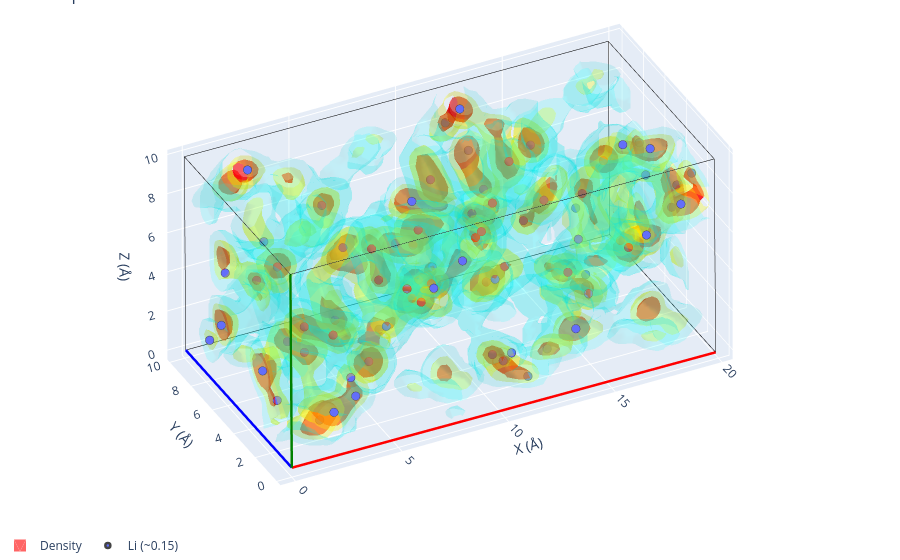

Source (notebook cell):
### Markdown cell above
Still P1 up to 1&nbsp;&#197;, whatever the number of sites. The density-derived lithium
sites of this short run scatter too far from their ideal Wyckoff positions to be mapped onto
each other. The lithium density with the sites found at `background_level=0.2`:

### Code cell
sites = cr_li.mobile_sites(background_level=background_level)

# Label by element only, so the plot does not give every occupancy its own colour.
for site in sites:
    site.label = 'Li'

vol = diff_trajectory.to_volume(resolution=resolution)
vol.plot_3d(structure=sites)

### Figure 1 — Plotly figure (JSON) as saved in the notebook; plotly's stock layout.template omitted (floating-point values rounded to 4 significant figures; data arrays with more than 128 entries replaced by an {"elided": "..."} marker saying what was removed)
{"data": [{"line": {"color": "red", "width": 5}, "mode": "lines", "showlegend": false, "type": "scatter3d", "x": [0, 19.87], "y": [0, 0.006208], "z": [0, -0.1473]}, {"line": {"color": "blue", "width": 5}, "mode": "lines", "showlegend": false, "type": "scatter3d", "x": [0, 0.005318], "y": [0, 9.919], "z": [0, -0.02126]}, {"line": {"color": "green", "width": 5}, "mode": "lines", "showlegend": false, "type": "scatter3d", "x": [0, -0.07517], "y": [0, -0.01577], "z": [0, 9.916]}, {"line": {"color": "black", "width": 1}, "mode": "lines", "showlegend": false, "type": "scatter3d", "x": [19.87, 19.88], "y": [0.006208, 9.926], "z": [-0.1473, -0.1686]}, {"line": {"color": "black", "width": 1}, "mode": "lines", "showlegend": false, "type": "scatter3d", "x": [19.87, 19.8], "y": [0.006208, -0.009559], "z": [-0.1473, 9.769]}, {"line": {"color": "black", "width": 1}, "mode": "lines", "showlegend": false, "type": "scatter3d", "x": [0.005318, 19.88], "y": [9.919, 9.926], "z": [-0.02126, -0.1686]}, {"line": {"color": "black", "width": 1}, "mode": "lines", "showlegend": false, "type": "scatter3d", "x": [0.005318, -0.06986], "y": [9.919, 9.904], "z": [-0.02126, 9.895]}, {"line": {"color": "black", "width": 1}, "mode": "lines", "showlegend": false, "type": "scatter3d", "x": [-0.07517, 19.8], "y": [-0.01577, -0.009559], "z": [9.916, 9.769]}, {"line": {"color": "black", "width": 1}, "mode": "lines", "showlegend": false, "type": "scatter3d", "x": [-0.07517, -0.06986], "y": [-0.01577, 9.904], "z": [9.916, 9.895]}, {"line": {"color": "black", "width": 1}, "mode": "lines", "showlegend": false, "type": "scatter3d", "x": [19.8, -0.06986], "y": [9.91, 9.904], "z": [9.748, 9.895]}, {"line": {"color": "black", "width": 1}, "mode": "lines", "showlegend": false, "type": "scatter3d", "x": [19.8, 19.8], "y": [9.91, -0.009559], "z": [9.748, 9.769]}, {"line": {"color": "black", "width": 1}, "mode": "lines", "showlegend": false, "type": "scatter3d", "x": [19.8, 19.88], "y": [9.91, 9.926], "z": [9.748, -0.1686]}, {"color": "red", "i": {"elided": "7530 int values"}, "j": {"elided": "7530 int values"}, "k": {"elided": "7530 int values"}, "legendgroup": "density", "name": "Density", "opacity": 0.6, "showlegend": true, "type": "mesh3d", "x": {"elided": "4154 float values"}, "y": {"elided": "4154 float values"}, "z": {"elided": "4154 float values"}}, {"color": "yellow", "i": {"elided": "20058 int values"}, "j": {"elided": "20058 int values"}, "k": {"elided": "20058 int values"}, "legendgroup": "density", "name": "Density", "opacity": 0.3, "showlegend": false, "type": "mesh3d", "x": {"elided": "10649 float values"}, "y": {"elided": "10649 float values"}, "z": {"elided": "10649 float values"}}, {"color": "cyan", "i": {"elided": "39198 int values"}, "j": {"elided": "39198 int values"}, "k": {"elided": "39198 int values"}, "legendgroup": "density", "name": "Density", "opacity": 0.15, "showlegend": false, "type": "mesh3d", "x": {"elided": "20508 float values"}, "y": {"elided": "20508 float values"}, "z": {"elided": "20508 float values"}}, {"line": {"color": "red", "width": 5}, "mode": "lines", "showlegend": false, "type": "scatter3d", "x": [0, 19.87], "y": [0, 0.006208], "z": [0, -0.1473]}, {"line": {"color": "blue", "width": 5}, "mode": "lines", "showlegend": false, "type": "scatter3d", "x": [0, 0.005318], "y": [0, 9.919], "z": [0, -0.02126]}, {"line": {"color": "green", "width": 5}, "mode": "lines", "showlegend": false, "type": "scatter3d", "x": [0, -0.07517], "y": [0, -0.01577], "z": [0, 9.916]}, {"line": {"color": "black", "width": 1}, "mode": "lines", "showlegend": false, "type": "scatter3d", "x": [19.87, 19.88], "y": [0.006208, 9.926], "z": [-0.1473, -0.1686]}, {"line": {"color": "black", "width": 1}, "mode": "lines", "showlegend": false, "type": "scatter3d", "x": [19.87, 19.8], "y": [0.006208, -0.009559], "z": [-0.1473, 9.769]}, {"line": {"color": "black", "width": 1}, "mode": "lines", "showlegend": false, "type": "scatter3d", "x": [0.005318, 19.88], "y": [9.919, 9.926], "z": [-0.02126, -0.1686]}, {"line": {"color": "black", "width": 1}, "mode": "lines", "showlegend": false, "type": "scatter3d", "x": [0.005318, -0.06986], "y": [9.919, 9.904], "z": [-0.02126, 9.895]}, {"line": {"color": "black", "width": 1}, "mode": "lines", "showlegend": false, "type": "scatter3d", "x": [-0.07517, 19.8], "y": [-0.01577, -0.009559], "z": [9.916, 9.769]}, {"line": {"color": "black", "width": 1}, "mode": "lines", "showlegend": false, "type": "scatter3d", "x": [-0.07517, -0.06986], "y": [-0.01577, 9.904], "z": [9.916, 9.895]}, {"line": {"color": "black", "width": 1}, "mode": "lines", "showlegend": false, "type": "scatter3d", "x": [19.8, -0.06986], "y": [9.91, 9.904], "z": [9.748, 9.895]}, {"line": {"color": "black", "width": 1}, "mode": "lines", "showlegend": false, "type": "scatter3d", "x": [19.8, 19.8], "y": [9.91, -0.009559], "z": [9.748, 9.769]}, {"line": {"color": "black", "width": 1}, "mode": "lines", "showlegend": false, "type": "scatter3d", "x": [19.8, 19.88], "y": [9.91, 9.926], "z": [9.748, -0.1686]}, {"hovertemplate": "%{hovertext}<extra></extra>", "hovertext": ["Li<br>occupancy: 0.05"], "legendgroup": "Li", "marker": {"color": "#636EFA", "line": {"width": 2.5}, "size": 5}, "mode": "markers", "name": "Li (~0.15)", "showlegend": true, "type": "scatter3d", "x": [11.09], "y": [2.357], "z": [0.664]}, {"hovertemplate": "%{hovertext}<extra></extra>", "hovertext": ["Li<br>occupancy: 0.02"], "legendgroup": "Li", "marker": {"color": "#636EFA", "line": {"width": 2.5}, "size": 5}, "mode": "markers", "name": "Li (~0.15)", "showlegend": false, "type": "scatter3d", "x": [11.89], "y": [1.657], "z": [0.05853]}, {"hovertemplate": "%{hovertext}<extra></extra>", "hovertext": ["Li<br>occupancy: 0.14"], "legendgroup": "Li", "marker": {"color": "#636EFA", "line": {"width": 2.5}, "size": 5}, "mode": "markers", "name": "Li (~0.15)", "showlegend": false, "type": "scatter3d", "x": [10.33], "y": [1.854], "z": [1.522]}, {"hovertemplate": "%{hovertext}<extra></extra>", "hovertext": ["Li<br>occupancy: 0.02"], "legendgroup": "Li", "marker": {"color": "#636EFA", "line": {"width": 2.5}, "size": 5}, "mode": "markers", "name": "Li (~0.15)", "showlegend": false, "type": "scatter3d", "x": [10.67], "y": [0.7512], "z": [2.173]}, {"hovertemplate": "%{hovertext}<extra></extra>", "hovertext": ["Li<br>occupancy: 0.03"], "legendgroup": "Li", "marker": {"color": "#636EFA", "line": {"width": 2.5}, "size": 5}, "mode": "markers", "name": "Li (~0.15)", "showlegend": false, "type": "scatter3d", "x": [13.55], "y": [3.16], "z": [0.04303]}, {"hovertemplate": "%{hovertext}<extra></extra>", "hovertext": ["Li<br>occupancy: 0.18"], "legendgroup": "Li", "marker": {"color": "#636EFA", "line": {"width": 2.5}, "size": 5}, "mode": "markers", "name": "Li (~0.15)", "showlegend": false, "type": "scatter3d", "x": [2.24], "y": [4.889], "z": [2.794]}, {"hovertemplate": "%{hovertext}<extra></extra>", "hovertext": ["Li<br>occupancy: 0.14"], "legendgroup": "Li", "marker": {"color": "#636EFA", "line": {"width": 2.5}, "size": 5}, "mode": "markers", "name": "Li (~0.15)", "showlegend": false, "type": "scatter3d", "x": [2.998], "y": [4.807], "z": [2.071]}, {"hovertemplate": "%{hovertext}<extra></extra>", "hovertext": ["Li<br>occupancy: 0.42"], "legendgroup": "Li", "marker": {"color": "#636EFA", "line": {"width": 2.5}, "size": 5}, "mode": "markers", "name": "Li (~0.15)", "showlegend": false, "type": "scatter3d", "x": [0.2362], "y": [3.205], "z": [2.934]}, {"hovertemplate": "%{hovertext}<extra></extra>", "hovertext": ["Li<br>occupancy: 0.02"], "legendgroup": "Li", "marker": {"color": "#636EFA", "line": {"width": 2.5}, "size": 5}, "mode": "markers", "name": "Li (~0.15)", "showlegend": false, "type": "scatter3d", "x": [0.4381], "y": [2.251], "z": [1.945]}, {"hovertemplate": "%{hovertext}<extra></extra>", "hovertext": ["Li<br>occupancy: 0.02"], "legendgroup": "Li", "marker": {"color": "#636EFA", "line": {"width": 2.5}, "size": 5}, "mode": "markers", "name": "Li (~0.15)", "showlegend": false, "type": "scatter3d", "x": [16.94], "y": [2.845], "z": [9.634]}, {"hovertemplate": "%{hovertext}<extra></extra>", "hovertext": ["Li<br>occupancy: 0.19"], "legendgroup": "Li", "marker": {"color": "#636EFA", "line": {"width": 2.5}, "size": 5}, "mode": "markers", "name": "Li (~0.15)", "showlegend": false, "type": "scatter3d", "x": [17.87], "y": [2.154], "z": [9.568]}, {"hovertemplate": "%{hovertext}<extra></extra>", "hovertext": ["Li<br>occupancy: 0.20"], "legendgroup": "Li", "marker": {"color": "#636EFA", "line": {"width": 2.5}, "size": 5}, "mode": "markers", "name": "Li (~0.15)", "showlegend": false, "type": "scatter3d", "x": [0.1308], "y": [6.859], "z": [3.073]}, {"hovertemplate": "%{hovertext}<extra></extra>", "hovertext": ["Li<br>occupancy: 0.02"], "legendgroup": "Li", "marker": {"color": "#636EFA", "line": {"width": 2.5}, "size": 5}, "mode": "markers", "name": "Li (~0.15)", "showlegend": false, "type": "scatter3d", "x": [0.1423], "y": [7.963], "z": [1.635]}, {"hovertemplate": "%{hovertext}<extra></extra>", "hovertext": ["Li<br>occupancy: 0.04"], "legendgroup": "Li", "marker": {"color": "#636EFA", "line": {"width": 2.5}, "size": 5}, "mode": "markers", "name": "Li (~0.15)", "showlegend": false, "type": "scatter3d", "x": [2.985], "y": [0.4463], "z": [3.432]}, {"hovertemplate": "%{hovertext}<extra></extra>", "hovertext": ["Li<br>occupancy: 0.04"], "legendgroup": "Li", "marker": {"color": "#636EFA", "line": {"width": 2.5}, "size": 5}, "mode": "markers", "name": "Li (~0.15)", "showlegend": false, "type": "scatter3d", "x": [3.142], "y": [0.2975], "z": [2.53]}, {"hovertemplate": "%{hovertext}<extra></extra>", "hovertext": ["Li<br>occupancy: 0.21"], "legendgroup": "Li", "marker": {"color": "#636EFA", "line": {"width": 2.5}, "size": 5}, "mode": "markers", "name": "Li (~0.15)", "showlegend": false, "type": "scatter3d", "x": [2.092], "y": [0.2378], "z": [2.057]}, {"hovertemplate": "%{hovertext}<extra></extra>", "hovertext": ["Li<br>occupancy: 0.21"], "legendgroup": "Li", "marker": {"color": "#636EFA", "line": {"width": 2.5}, "size": 5}, "mode": "markers", "name": "Li (~0.15)", "showlegend": false, "type": "scatter3d", "x": [2.09], "y": [3.016], "z": [4.736]}, {"hovertemplate": "%{hovertext}<extra></extra>", "hovertext": ["Li<br>occupancy: 0.30"], "legendgroup": "Li", "marker": {"color": "#636EFA", "line": {"width": 2.5}, "size": 5}, "mode": "markers", "name": "Li (~0.15)", "showlegend": false, "type": "scatter3d", "x": [2.963], "y": [2.057], "z": [4.631]}, {"hovertemplate": "%{hovertext}<extra></extra>", "hovertext": ["Li<br>occupancy: 0.02"], "legendgroup": "Li", "marker": {"color": "#636EFA", "line": {"width": 2.5}, "size": 5}, "mode": "markers", "name": "Li (~0.15)", "showlegend": false, "type": "scatter3d", "x": [0.4133], "y": [7.055], "z": [5.541]}, {"hovertemplate": "%{hovertext}<extra></extra>", "hovertext": ["Li<br>occupancy: 0.11"], "legendgroup": "Li", "marker": {"color": "#636EFA", "line": {"width": 2.5}, "size": 5}, "mode": "markers", "name": "Li (~0.15)", "showlegend": false, "type": "scatter3d", "x": [19.73], "y": [6.859], "z": [6.449]}, {"hovertemplate": "%{hovertext}<extra></extra>", "hovertext": ["Li<br>occupancy: 0.08"], "legendgroup": "Li", "marker": {"color": "#636EFA", "line": {"width": 2.5}, "size": 5}, "mode": "markers", "name": "Li (~0.15)", "showlegend": false, "type": "scatter3d", "x": [1.849], "y": [6.982], "z": [4.779]}, {"hovertemplate": "%{hovertext}<extra></extra>", "hovertext": ["Li<br>occupancy: 0.02"], "legendgroup": "Li", "marker": {"color": "#636EFA", "line": {"width": 2.5}, "size": 5}, "mode": "markers", "name": "Li (~0.15)", "showlegend": false, "type": "scatter3d", "x": [3.127], "y": [8.86], "z": [5.216]}, {"hovertemplate": "%{hovertext}<extra></extra>", "hovertext": ["Li<br>occupancy: 0.25"], "legendgroup": "Li", "marker": {"color": "#636EFA", "line": {"width": 2.5}, "size": 5}, "mode": "markers", "name": "Li (~0.15)", "showlegend": false, "type": "scatter3d", "x": [16.86], "y": [9.906], "z": [2.9]}, {"hovertemplate": "%{hovertext}<extra></extra>", "hovertext": ["Li<br>occupancy: 0.02"], "legendgroup": "Li", "marker": {"color": "#636EFA", "line": {"width": 2.5}, "size": 5}, "mode": "markers", "name": "Li (~0.15)", "showlegend": false, "type": "scatter3d", "x": [18.21], "y": [9.772], "z": [1.797]}, {"hovertemplate": "%{hovertext}<extra></extra>", "hovertext": ["Li<br>occupancy: 0.03"], "legendgroup": "Li", "marker": {"color": "#636EFA", "line": {"width": 2.5}, "size": 5}, "mode": "markers", "name": "Li (~0.15)", "showlegend": false, "type": "scatter3d", "x": [17.01], "y": [6.467], "z": [0.1605]}, {"hovertemplate": "%{hovertext}<extra></extra>", "hovertext": ["Li<br>occupancy: 0.03"], "legendgroup": "Li", "marker": {"color": "#636EFA", "line": {"width": 2.5}, "size": 5}, "mode": "markers", "name": "Li (~0.15)", "showlegend": false, "type": "scatter3d", "x": [17.62], "y": [7.671], "z": [-0.147]}, {"hovertemplate": "%{hovertext}<extra></extra>", "hovertext": ["Li<br>occupancy: 0.07"], "legendgroup": "Li", "marker": {"color": "#636EFA", "line": {"width": 2.5}, "size": 5}, "mode": "markers", "name": "Li (~0.15)", "showlegend": false, "type": "scatter3d", "x": [14.96], "y": [8.191], "z": [3.102]}, {"hovertemplate": "%{hovertext}<extra></extra>", "hovertext": ["Li<br>occupancy: 0.10"], "legendgroup": "Li", "marker": {"color": "#636EFA", "line": {"width": 2.5}, "size": 5}, "mode": "markers", "name": "Li (~0.15)", "showlegend": false, "type": "scatter3d", "x": [15.72], "y": [7.783], "z": [4.164]}, {"hovertemplate": "%{hovertext}<extra></extra>", "hovertext": ["Li<br>occupancy: 0.06"], "legendgroup": "Li", "marker": {"color": "#636EFA", "line": {"width": 2.5}, "size": 5}, "mode": "markers", "name": "Li (~0.15)", "showlegend": false, "type": "scatter3d", "x": [15.27], "y": [6.314], "z": [1.751]}, {"hovertemplate": "%{hovertext}<extra></extra>", "hovertext": ["Li<br>occupancy: 0.32"], "legendgroup": "Li", "marker": {"color": "#636EFA", "line": {"width": 2.5}, "size": 5}, "mode": "markers", "name": "Li (~0.15)", "showlegend": false, "type": "scatter3d", "x": [13.33], "y": [0.03387], "z": [3.033]}, {"hovertemplate": "%{hovertext}<extra></extra>", "hovertext": ["Li<br>occupancy: 0.20"], "legendgroup": "Li", "marker": {"color": "#636EFA", "line": {"width": 2.5}, "size": 5}, "mode": "markers", "name": "Li (~0.15)", "showlegend": false, "type": "scatter3d", "x": [16.69], "y": [0.1446], "z": [6.737]}, {"hovertemplate": "%{hovertext}<extra></extra>", "hovertext": ["Li<br>occupancy: 0.13"], "legendgroup": "Li", "marker": {"color": "#636EFA", "line": {"width": 2.5}, "size": 5}, "mode": "markers", "name": "Li (~0.15)", "showlegend": false, "type": "scatter3d", "x": [18.41], "y": [0.344], "z": [7.675]}, {"hovertemplate": "%{hovertext}<extra></extra>", "hovertext": ["Li<br>occupancy: 0.11"], "legendgroup": "Li", "marker": {"color": "#636EFA", "line": {"width": 2.5}, "size": 5}, "mode": "markers", "name": "Li (~0.15)", "showlegend": false, "type": "scatter3d", "x": [19.28], "y": [2.953], "z": [5.66]}, {"hovertemplate": "%{hovertext}<extra></extra>", "hovertext": ["Li<br>occupancy: 0.22"], "legendgroup": "Li", "marker": {"color": "#636EFA", "line": {"width": 2.5}, "size": 5}, "mode": "markers", "name": "Li (~0.15)", "showlegend": false, "type": "scatter3d", "x": [19.64], "y": [3.182], "z": [6.548]}, {"hovertemplate": "%{hovertext}<extra></extra>", "hovertext": ["Li<br>occupancy: 0.02"], "legendgroup": "Li", "marker": {"color": "#636EFA", "line": {"width": 2.5}, "size": 5}, "mode": "markers", "name": "Li (~0.15)", "showlegend": false, "type": "scatter3d", "x": [18.77], "y": [4.354], "z": [6.612]}, {"hovertemplate": "%{hovertext}<extra></extra>", "hovertext": ["Li<br>occupancy: 0.07"], "legendgroup": "Li", "marker": {"color": "#636EFA", "line": {"width": 2.5}, "size": 5}, "mode": "markers", "name": "Li (~0.15)", "showlegend": false, "type": "scatter3d", "x": [19.76], "y": [2.048], "z": [7.812]}, {"hovertemplate": "%{hovertext}<extra></extra>", "hovertext": ["Li<br>occupancy: 0.31"], "legendgroup": "Li", "marker": {"color": "#636EFA", "line": {"width": 2.5}, "size": 5}, "mode": "markers", "name": "Li (~0.15)", "showlegend": false, "type": "scatter3d", "x": [16.96], "y": [4.698], "z": [7.688]}, {"hovertemplate": "%{hovertext}<extra></extra>", "hovertext": ["Li<br>occupancy: 0.07"], "legendgroup": "Li", "marker": {"color": "#636EFA", "line": {"width": 2.5}, "size": 5}, "mode": "markers", "name": "Li (~0.15)", "showlegend": false, "type": "scatter3d", "x": [12.0], "y": [5.178], "z": [6.736]}, {"hovertemplate": "%{hovertext}<extra></extra>", "hovertext": ["Li<br>occupancy: 0.17"], "legendgroup": "Li", "marker": {"color": "#636EFA", "line": {"width": 2.5}, "size": 5}, "mode": "markers", "name": "Li (~0.15)", "showlegend": false, "type": "scatter3d", "x": [12.89], "y": [5.401], "z": [8.456]}, {"hovertemplate": "%{hovertext}<extra></extra>", "hovertext": ["Li<br>occupancy: 0.18"], "legendgroup": "Li", "marker": {"color": "#636EFA", "line": {"width": 2.5}, "size": 5}, "mode": "markers", "name": "Li (~0.15)", "showlegend": false, "type": "scatter3d", "x": [14.0], "y": [2.118], "z": [4.449]}, {"hovertemplate": "%{hovertext}<extra></extra>", "hovertext": ["Li<br>occupancy: 0.03"], "legendgroup": "Li", "marker": {"color": "#636EFA", "line": {"width": 2.5}, "size": 5}, "mode": "markers", "name": "Li (~0.15)", "showlegend": false, "type": "scatter3d", "x": [14.88], "y": [1.953], "z": [3.191]}, {"hovertemplate": "%{hovertext}<extra></extra>", "hovertext": ["Li<br>occupancy: 0.01"], "legendgroup": "Li", "marker": {"color": "#636EFA", "line": {"width": 2.5}, "size": 5}, "mode": "markers", "name": "Li (~0.15)", "showlegend": false, "type": "scatter3d", "x": [14.25], "y": [1.647], "z": [6.351]}, {"hovertemplate": "%{hovertext}<extra></extra>", "hovertext": ["Li<br>occupancy: 0.08"], "legendgroup": "Li", "marker": {"color": "#636EFA", "line": {"width": 2.5}, "size": 5}, "mode": "markers", "name": "Li (~0.15)", "showlegend": false, "type": "scatter3d", "x": [15.15], "y": [3.074], "z": [7.543]}, {"hovertemplate": "%{hovertext}<extra></extra>", "hovertext": ["Li<br>occupancy: 0.05"], "legendgroup": "Li", "marker": {"color": "#636EFA", "line": {"width": 2.5}, "size": 5}, "mode": "markers", "name": "Li (~0.15)", "showlegend": false, "type": "scatter3d", "x": [11.94], "y": [9.459], "z": [8.254]}, {"hovertemplate": "%{hovertext}<extra></extra>", "hovertext": ["Li<br>occupancy: 0.24"], "legendgroup": "Li", "marker": {"color": "#636EFA", "line": {"width": 2.5}, "size": 5}, "mode": "markers", "name": "Li (~0.15)", "showlegend": false, "type": "scatter3d", "x": [12.25], "y": [8.731], "z": [9.305]}, {"hovertemplate": "%{hovertext}<extra></extra>", "hovertext": ["Li<br>occupancy: 0.14"], "legendgroup": "Li", "marker": {"color": "#636EFA", "line": {"width": 2.5}, "size": 5}, "mode": "markers", "name": "Li (~0.15)", "showlegend": false, "type": "scatter3d", "x": [13.15], "y": [8.305], "z": [5.186]}, {"hovertemplate": "%{hovertext}<extra></extra>", "hovertext": ["Li<br>occupancy: 0.19"], "legendgroup": "Li", "marker": {"color": "#636EFA", "line": {"width": 2.5}, "size": 5}, "mode": "markers", "name": "Li (~0.15)", "showlegend": false, "type": "scatter3d", "x": [13.09], "y": [9.596], "z": [6.409]}, {"hovertemplate": "%{hovertext}<extra></extra>", "hovertext": ["Li<br>occupancy: 0.11"], "legendgroup": "Li", "marker": {"color": "#636EFA", "line": {"width": 2.5}, "size": 5}, "mode": "markers", "name": "Li (~0.15)", "showlegend": false, "type": "scatter3d", "x": [11.92], "y": [6.939], "z": [5.155]}, {"hovertemplate": "%{hovertext}<extra></extra>", "hovertext": ["Li<br>occupancy: 0.37"], "legendgroup": "Li", "marker": {"color": "#636EFA", "line": {"width": 2.5}, "size": 5}, "mode": "markers", "name": "Li (~0.15)", "showlegend": false, "type": "scatter3d", "x": [16.76], "y": [1.951], "z": [4.98]}, {"hovertemplate": "%{hovertext}<extra></extra>", "hovertext": ["Li<br>occupancy: 0.25"], "legendgroup": "Li", "marker": {"color": "#636EFA", "line": {"width": 2.5}, "size": 5}, "mode": "markers", "name": "Li (~0.15)", "showlegend": false, "type": "scatter3d", "x": [1.855], "y": [5.059], "z": [6.627]}, {"hovertemplate": "%{hovertext}<extra></extra>", "hovertext": ["Li<br>occupancy: 0.28"], "legendgroup": "Li", "marker": {"color": "#636EFA", "line": {"width": 2.5}, "size": 5}, "mode": "markers", "name": "Li (~0.15)", "showlegend": false, "type": "scatter3d", "x": [7.099], "y": [2.068], "z": [5.051]}, {"hovertemplate": "%{hovertext}<extra></extra>", "hovertext": ["Li<br>occupancy: 0.11"], "legendgroup": "Li", "marker": {"color": "#636EFA", "line": {"width": 2.5}, "size": 5}, "mode": "markers", "name": "Li (~0.15)", "showlegend": false, "type": "scatter3d", "x": [8.143], "y": [3.201], "z": [4.991]}, {"hovertemplate": "%{hovertext}<extra></extra>", "hovertext": ["Li<br>occupancy: 0.35"], "legendgroup": "Li", "marker": {"color": "#636EFA", "line": {"width": 2.5}, "size": 5}, "mode": "markers", "name": "Li (~0.15)", "showlegend": false, "type": "scatter3d", "x": [8.312], "y": [4.771], "z": [6.729]}, {"hovertemplate": "%{hovertext}<extra></extra>", "hovertext": ["Li<br>occupancy: 0.18"], "legendgroup": "Li", "marker": {"color": "#636EFA", "line": {"width": 2.5}, "size": 5}, "mode": "markers", "name": "Li (~0.15)", "showlegend": false, "type": "scatter3d", "x": [9.763], "y": [1.756], "z": [8.037]}, {"hovertemplate": "%{hovertext}<extra></extra>", "hovertext": ["Li<br>occupancy: 0.02"], "legendgroup": "Li", "marker": {"color": "#636EFA", "line": {"width": 2.5}, "size": 5}, "mode": "markers", "name": "Li (~0.15)", "showlegend": false, "type": "scatter3d", "x": [10.04], "y": [2.848], "z": [6.981]}, {"hovertemplate": "%{hovertext}<extra></extra>", "hovertext": ["Li<br>occupancy: 0.06"], "legendgroup": "Li", "marker": {"color": "#636EFA", "line": {"width": 2.5}, "size": 5}, "mode": "markers", "name": "Li (~0.15)", "showlegend": false, "type": "scatter3d", "x": [5.718], "y": [0.6418], "z": [7.017]}, {"hovertemplate": "%{hovertext}<extra></extra>", "hovertext": ["Li<br>occupancy: 0.08"], "legendgroup": "Li", "marker": {"color": "#636EFA", "line": {"width": 2.5}, "size": 5}, "mode": "markers", "name": "Li (~0.15)", "showlegend": false, "type": "scatter3d", "x": [6.797], "y": [0.2916], "z": [6.935]}, {"hovertemplate": "%{hovertext}<extra></extra>", "hovertext": ["Li<br>occupancy: 0.13"], "legendgroup": "Li", "marker": {"color": "#636EFA", "line": {"width": 2.5}, "size": 5}, "mode": "markers", "name": "Li (~0.15)", "showlegend": false, "type": "scatter3d", "x": [5.119], "y": [2.095], "z": [6.768]}, {"hovertemplate": "%{hovertext}<extra></extra>", "hovertext": ["Li<br>occupancy: 0.13"], "legendgroup": "Li", "marker": {"color": "#636EFA", "line": {"width": 2.5}, "size": 5}, "mode": "markers", "name": "Li (~0.15)", "showlegend": false, "type": "scatter3d", "x": [5.211], "y": [2.945], "z": [7.817]}, {"hovertemplate": "%{hovertext}<extra></extra>", "hovertext": ["Li<br>occupancy: 0.09"], "legendgroup": "Li", "marker": {"color": "#636EFA", "line": {"width": 2.5}, "size": 5}, "mode": "markers", "name": "Li (~0.15)", "showlegend": false, "type": "scatter3d", "x": [8.16], "y": [0.3206], "z": [7.901]}, {"hovertemplate": "%{hovertext}<extra></extra>", "hovertext": ["Li<br>occupancy: 0.24"], "legendgroup": "Li", "marker": {"color": "#636EFA", "line": {"width": 2.5}, "size": 5}, "mode": "markers", "name": "Li (~0.15)", "showlegend": false, "type": "scatter3d", "x": [8.369], "y": [6.999], "z": [4.67]}, {"hovertemplate": "%{hovertext}<extra></extra>", "hovertext": ["Li<br>occupancy: 0.16"], "legendgroup": "Li", "marker": {"color": "#636EFA", "line": {"width": 2.5}, "size": 5}, "mode": "markers", "name": "Li (~0.15)", "showlegend": false, "type": "scatter3d", "x": [9.284], "y": [7.189], "z": [4.187]}, {"hovertemplate": "%{hovertext}<extra></extra>", "hovertext": ["Li<br>occupancy: 0.06"], "legendgroup": "Li", "marker": {"color": "#636EFA", "line": {"width": 2.5}, "size": 5}, "mode": "markers", "name": "Li (~0.15)", "showlegend": false, "type": "scatter3d", "x": [10.07], "y": [6.962], "z": [2.965]}, {"hovertemplate": "%{hovertext}<extra></extra>", "hovertext": ["Li<br>occupancy: 0.14"], "legendgroup": "Li", "marker": {"color": "#636EFA", "line": {"width": 2.5}, "size": 5}, "mode": "markers", "name": "Li (~0.15)", "showlegend": false, "type": "scatter3d", "x": [9.978], "y": [8.066], "z": [1.662]}, {"hovertemplate": "%{hovertext}<extra></extra>", "hovertext": ["Li<br>occupancy: 0.09"], "legendgroup": "Li", "marker": {"color": "#636EFA", "line": {"width": 2.5}, "size": 5}, "mode": "markers", "name": "Li (~0.15)", "showlegend": false, "type": "scatter3d", "x": [6.383], "y": [7.96], "z": [4.473]}, {"hovertemplate": "%{hovertext}<extra></extra>", "hovertext": ["Li<br>occupancy: 0.02"], "legendgroup": "Li", "marker": {"color": "#636EFA", "line": {"width": 2.5}, "size": 5}, "mode": "markers", "name": "Li (~0.15)", "showlegend": false, "type": "scatter3d", "x": [7.064], "y": [5.259], "z": [1.889]}, {"hovertemplate": "%{hovertext}<extra></extra>", "hovertext": ["Li<br>occupancy: 0.31"], "legendgroup": "Li", "marker": {"color": "#636EFA", "line": {"width": 2.5}, "size": 5}, "mode": "markers", "name": "Li (~0.15)", "showlegend": false, "type": "scatter3d", "x": [8.235], "y": [5.183], "z": [3.008]}, {"hovertemplate": "%{hovertext}<extra></extra>", "hovertext": ["Li<br>occupancy: 0.17"], "legendgroup": "Li", "marker": {"color": "#636EFA", "line": {"width": 2.5}, "size": 5}, "mode": "markers", "name": "Li (~0.15)", "showlegend": false, "type": "scatter3d", "x": [5.41], "y": [6.762], "z": [1.786]}, {"hovertemplate": "%{hovertext}<extra></extra>", "hovertext": ["Li<br>occupancy: 0.02"], "legendgroup": "Li", "marker": {"color": "#636EFA", "line": {"width": 2.5}, "size": 5}, "mode": "markers", "name": "Li (~0.15)", "showlegend": false, "type": "scatter3d", "x": [10.96], "y": [2.852], "z": [4.57]}, {"hovertemplate": "%{hovertext}<extra></extra>", "hovertext": ["Li<br>occupancy: 0.02"], "legendgroup": "Li", "marker": {"color": "#636EFA", "line": {"width": 2.5}, "size": 5}, "mode": "markers", "name": "Li (~0.15)", "showlegend": false, "type": "scatter3d", "x": [11.56], "y": [3.152], "z": [4.865]}, {"hovertemplate": "%{hovertext}<extra></extra>", "hovertext": ["Li<br>occupancy: 0.26"], "legendgroup": "Li", "marker": {"color": "#636EFA", "line": {"width": 2.5}, "size": 5}, "mode": "markers", "name": "Li (~0.15)", "showlegend": false, "type": "scatter3d", "x": [11.55], "y": [4.858], "z": [3.034]}, {"hovertemplate": "%{hovertext}<extra></extra>", "hovertext": ["Li<br>occupancy: 0.30"], "legendgroup": "Li", "marker": {"color": "#636EFA", "line": {"width": 2.5}, "size": 5}, "mode": "markers", "name": "Li (~0.15)", "showlegend": false, "type": "scatter3d", "x": [7.155], "y": [3.053], "z": [9.586]}, {"hovertemplate": "%{hovertext}<extra></extra>", "hovertext": ["Li<br>occupancy: 0.06"], "legendgroup": "Li", "marker": {"color": "#636EFA", "line": {"width": 2.5}, "size": 5}, "mode": "markers", "name": "Li (~0.15)", "showlegend": false, "type": "scatter3d", "x": [7.882], "y": [7.567], "z": [0.07562]}, {"hovertemplate": "%{hovertext}<extra></extra>", "hovertext": ["Li<br>occupancy: 0.53"], "legendgroup": "Li", "marker": {"color": "#636EFA", "line": {"width": 2.5}, "size": 5}, "mode": "markers", "name": "Li (~0.15)", "showlegend": false, "type": "scatter3d", "x": [10.17], "y": [7.329], "z": [7.175]}, {"hovertemplate": "%{hovertext}<extra></extra>", "hovertext": ["Li<br>occupancy: 0.13"], "legendgroup": "Li", "marker": {"color": "#636EFA", "line": {"width": 2.5}, "size": 5}, "mode": "markers", "name": "Li (~0.15)", "showlegend": false, "type": "scatter3d", "x": [2.017], "y": [8.166], "z": [9.647]}, {"hovertemplate": "%{hovertext}<extra></extra>", "hovertext": ["Li<br>occupancy: 0.29"], "legendgroup": "Li", "marker": {"color": "#636EFA", "line": {"width": 2.5}, "size": 5}, "mode": "markers", "name": "Li (~0.15)", "showlegend": false, "type": "scatter3d", "x": [14.8], "y": [7.206], "z": [7.612]}, {"hovertemplate": "%{hovertext}<extra></extra>", "hovertext": ["Li<br>occupancy: 0.41"], "legendgroup": "Li", "marker": {"color": "#636EFA", "line": {"width": 2.5}, "size": 5}, "mode": "markers", "name": "Li (~0.15)", "showlegend": false, "type": "scatter3d", "x": [4.872], "y": [2.521], "z": [2.418]}, {"hovertemplate": "%{hovertext}<extra></extra>", "hovertext": ["Li<br>occupancy: 0.30"], "legendgroup": "Li", "marker": {"color": "#636EFA", "line": {"width": 2.5}, "size": 5}, "mode": "markers", "name": "Li (~0.15)", "showlegend": false, "type": "scatter3d", "x": [2.583], "y": [2.556], "z": [0.1025]}, {"hovertemplate": "%{hovertext}<extra></extra>", "hovertext": ["Li<br>occupancy: 0.05"], "legendgroup": "Li", "marker": {"color": "#636EFA", "line": {"width": 2.5}, "size": 5}, "mode": "markers", "name": "Li (~0.15)", "showlegend": false, "type": "scatter3d", "x": [17.89], "y": [4.96], "z": [3.162]}, {"hovertemplate": "%{hovertext}<extra></extra>", "hovertext": ["Li<br>occupancy: 0.34"], "legendgroup": "Li", "marker": {"color": "#636EFA", "line": {"width": 2.5}, "size": 5}, "mode": "markers", "name": "Li (~0.15)", "showlegend": false, "type": "scatter3d", "x": [7.443], "y": [9.807], "z": [2.498]}, {"hovertemplate": "%{hovertext}<extra></extra>", "hovertext": ["Li<br>occupancy: 0.13"], "legendgroup": "Li", "marker": {"color": "#636EFA", "line": {"width": 2.5}, "size": 5}, "mode": "markers", "name": "Li (~0.15)", "showlegend": false, "type": "scatter3d", "x": [4.812], "y": [6.802], "z": [7.812]}], "layout": {"legend": {"orientation": "h", "x": 0, "xanchor": "left", "y": -0.1, "yanchor": "bottom"}, "margin": {"b": 0, "l": 0, "r": 0, "t": 0}, "scene": {"aspectmode": "manual", "aspectratio": {"x": 1.987, "y": 0.9919, "z": 0.9916}, "camera": {"eye": {"x": -0.9937, "y": -1.984, "z": 1.487}, "projection": {"type": "orthographic"}}, "xaxis": {"title": {"text": "X (Å)"}}, "yaxis": {"title": {"text": "Y (Å)"}}, "zaxis": {"title": {"text": "Z (Å)"}}}, "showlegend": true, "title": {"text": "3D plot"}}}
